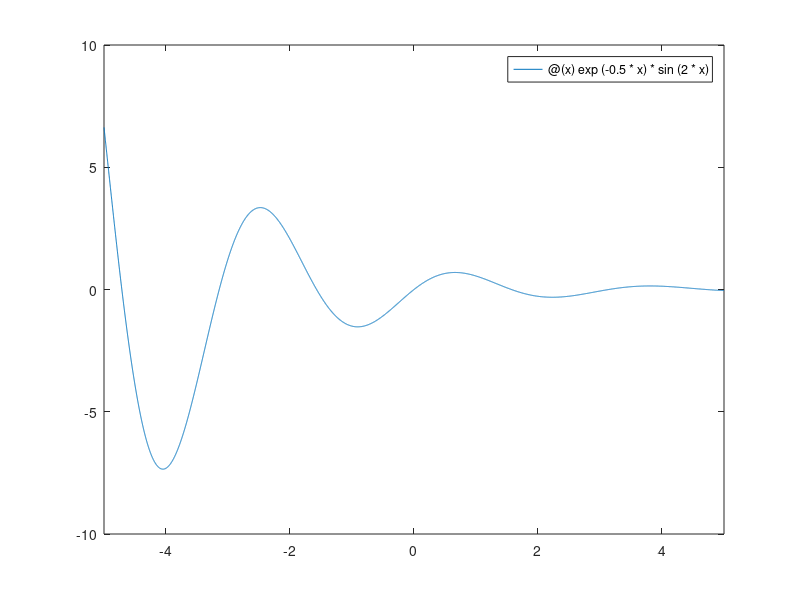

This chart was generated by the following MATLAB code:
%% Thinking process
% The questions just wants you to plot the function they ask using 
% the fplot function in matlab

% how fplot works
% fplot(@(x) your-function-containing-x , [range for which you want to plot] )

% Another option when considering plot is to use plot(x,y) 
% where x and y are defined

%% Solution
function dampedOsc()
	fplot(@(x) exp(-0.5*x)*sin(2*x));
end